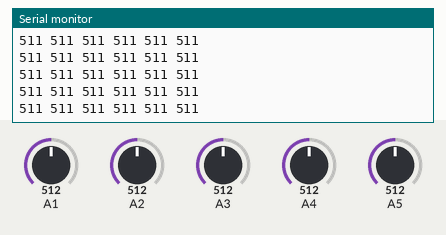
Bench run of a sketch on a simulated Arduino Uno, built with avr-gcc and run on an emulated ATmega328P. Shown: the last lines printed to the serial monitor. Inputs (shaded band) come from the test bench; at power-on: A1 = 512, A2 = 512, A3 = 512, A4 = 512, A5 = 512.

Above: at 12.7 s.
12.8 s: A1 set to 390
At 13.22 s:
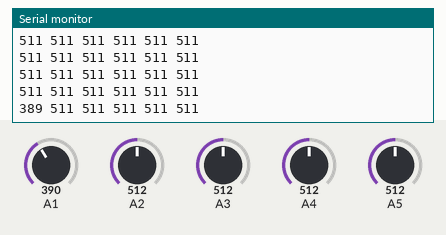
14.3 s: A2 set to 390
At 14.49 s:
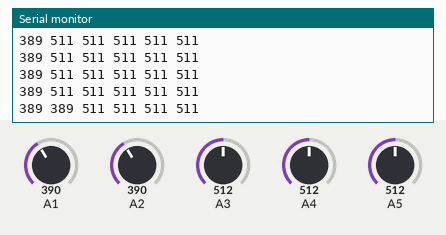
15.8 s: A3 set to 390
At 16.02 s:
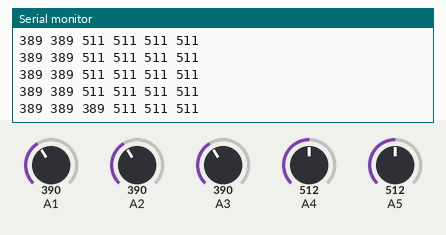
17.3 s: A4 set to 390
At 17.55 s:
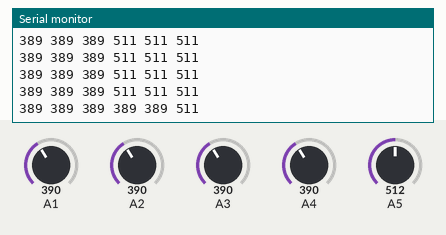
18.8 s: A5 set to 390
At 18.82 s:
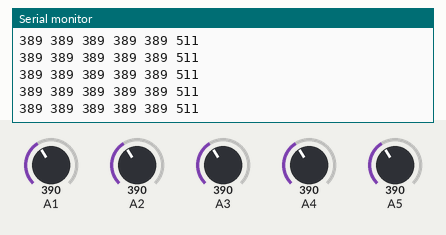
20.3 s: A1 set to 410
At 20.35 s:
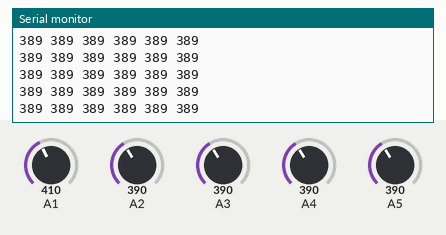
Timing chart, 0 to 22.8 s (numbered marks = the images above; inputs shaded):
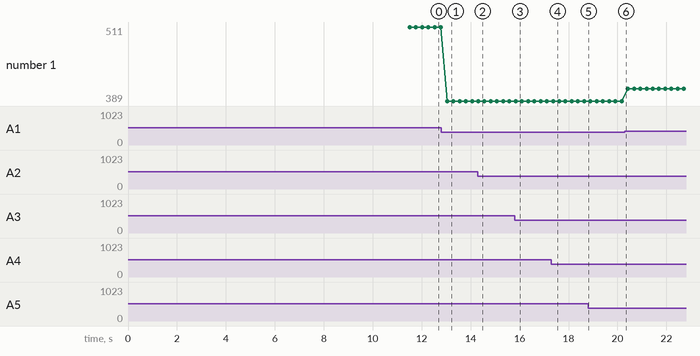

Measured:
- after the input at 12.8 s, the serial monitor: prints a new line after 0.24 s (image 1)
- after the input at 14.3 s, the serial monitor: prints a new line at once (image 2)
- after the input at 15.8 s, the serial monitor: prints a new line at once (image 3)
- after the input at 17.3 s, the serial monitor: prints a new line after 0.07 s (image 4)
- plotted number 1: 511 → 389 after the input at 12.8 s, 389 → 409 after the input at 20.3 s

The sketch:

test_linefollow.ino
```cpp
#include <QTRSensors.h>


#define NUM_SENSORS 6 // number of sensors used
#define NUM_SAMPLES_PER_SENSOR 4 // average 4 analog samples per sensor reading

// sensors 0 through 5 are connected to analog inputs 0 through 5, respectively
QTRSensorsAnalog qtra((unsigned char[]) {9, 10, 11, 12, 4, 5},
NUM_SENSORS, NUM_SAMPLES_PER_SENSOR, QTR_NO_EMITTER_PIN);
unsigned int sensorValues[NUM_SENSORS];

void setup(){
  delay(500);
  int i;
  for (i = 0; i < 400; i++)  // make the calibration take about 10 seconds
  {
    qtra.calibrate();       // reads all sensors 10 times at 2.5 ms per six sensors (i.e. ~25 ms per call)
  }

  // print the calibration minimum values measured when emitters were on
  Serial.begin(9600);
  for (i = 0; i < NUM_SENSORS; i++)
  {
    Serial.print(qtra.calibratedMinimumOn[i]);
    Serial.print(' ');
  }
  Serial.println();

  // print the calibration maximum values measured when emitters were on
  for (i = 0; i < NUM_SENSORS; i++)
  {
    Serial.print(qtra.calibratedMaximumOn[i]);
    Serial.print(' ');
  }
  Serial.println();
  Serial.println();
  delay(1000);
  }

void loop()
{
  qtra.read(sensorValues);
  unsigned char i;
  for (i = 0; i < NUM_SENSORS; i++)
  {
    Serial.print(sensorValues[i]);
    Serial.print(' ');

  }
  Serial.println("    ");
  delay(250);
}
```
